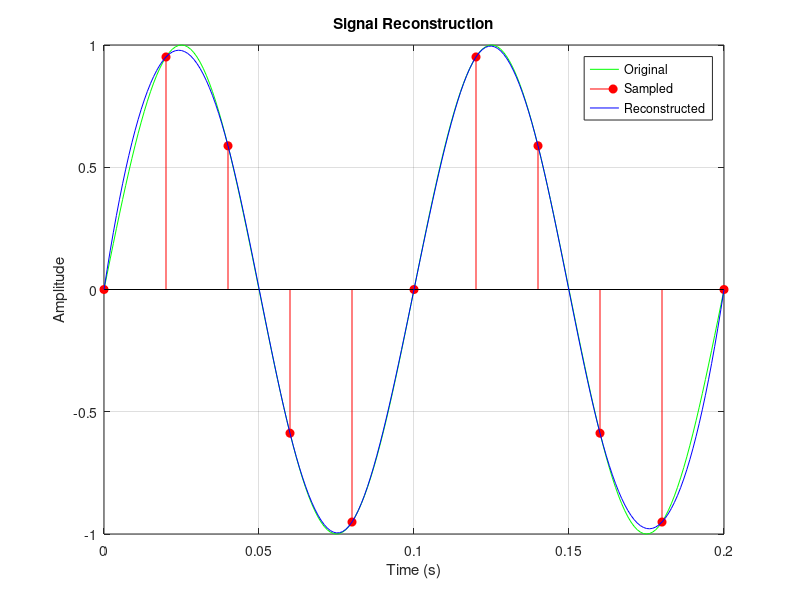

Reproduce this figure in MATLAB.
f = 10;
t = 0:0.001:0.2;

original = sin(2*pi*f*t);

fs = 50;
ts = 0:1/fs:0.2;
sample = sin(2*pi*f*ts);

reconstruction = interp1(ts, sample, t, 'spline');

plot(t, original, 'g')
hold on
stem(ts, sample, 'filled', 'r')
plot(t, reconstruction, 'b')

title('Signal Reconstruction')
legend('Original', 'Sampled', 'Reconstructed')
xlabel('Time (s)')
ylabel('Amplitude')
grid on
